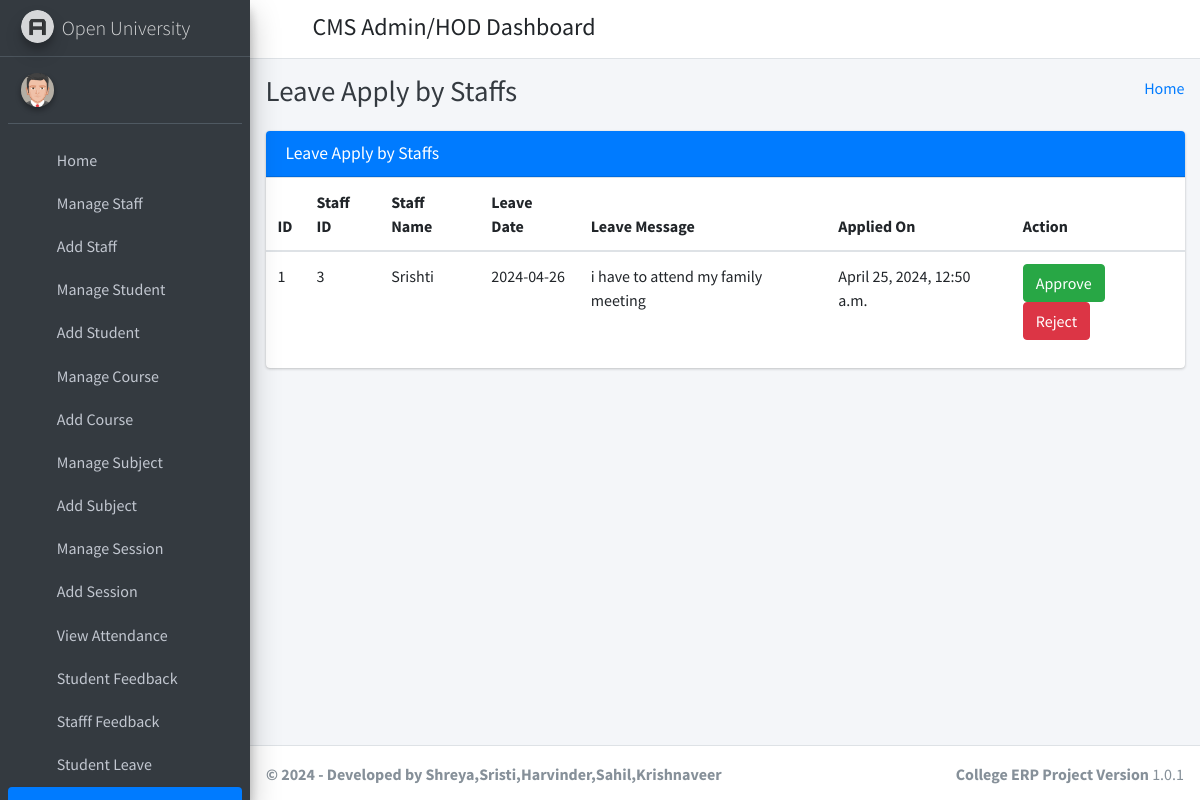
/staff_leave_view/ (signed in), run on the app's committed database.
### student_management_app/models.py (models this page shows)
class LeaveReportStaff(models.Model):
    id = models.AutoField(primary_key=True)
    staff_id = models.ForeignKey(Staffs, on_delete=models.CASCADE)
    leave_date = models.CharField(max_length=255)
    leave_message = models.TextField()
    leave_status = models.IntegerField(default=0)
    created_at = models.DateTimeField(auto_now_add=True)
    updated_at = models.DateTimeField(auto_now=True)
    objects = models.Manager()

class Staffs(models.Model):
    id = models.AutoField(primary_key=True)
    admin = models.OneToOneField(CustomUser, on_delete = models.CASCADE)
    address = models.TextField()
    created_at = models.DateTimeField(auto_now_add=True)
    updated_at = models.DateTimeField(auto_now=True)
    objects = models.Manager()

class CustomUser(AbstractUser):
    user_type_data = ((1, "HOD"), (2, "Staff"), (3, "Student"))
    user_type = models.CharField(default=1, choices=user_type_data, max_length=10)

### student_management_app/HodViews.py (the view)
# urls.py: path('staff_leave_view/', HodViews.staff_leave_view, name="staff_leave_view"),
def staff_leave_view(request):
    leaves = LeaveReportStaff.objects.all()
    context = {
        "leaves": leaves
    }
    return render(request, 'hod_template/staff_leave_view.html', context)

### student_management_app/LoginCheckMiddleWare.py (called while the page is built, shortened)
    def process_view(self, request, view_func, view_args, view_kwargs):
        modulename = view_func.__module__
        user = request.user
        if user.is_authenticated:
            if user.user_type == "1":
                if modulename == "student_management_app.HodViews":
                    pass
                elif modulename == "student_management_app.views" or modulename == "django.views.static":
                    pass
                else:
                    return redirect("admin_home")
            else:
                return redirect("login")
        else:
            if request.path == reverse("login") or request.path == reverse("doLogin"):
                pass
            else:
                return redirect("login")

### student_management_app/templates/hod_template/staff_leave_view.html (shortened to what this page needs)
{% extends 'hod_template/base_template.html' %}
{% block page_title %}
    Leave Apply by Staffs
{% endblock page_title %}
{% block main_content %}
{% load static %}
<section class="content">
        <div class="container-fluid">
            <div class="row">
                <div class="col-md-12">
                    <div class="card card-primary">
                        <div class="card-header">
                            <h3 class="card-title">Leave Apply by Staffs</h3>
                        </div>
                        <div class="table-responsive">
                            <table class="table">
                                <thead>
                                <tr>
                                    <th>ID</th>
                                    <th>Staff ID</th>
                                    <th>Staff Name</th>
                                    <th>Leave Date</th>
                                    <th>Leave Message</th>
                                    <th>Applied On</th>
                                    <th>Action</th>
                                </tr>
                                </thead>
                                {% for leave in leaves %}
                                <tbody>
                                <tr>
                                    <td>{{ leave.id }}</td>
                                    <td>{{ leave.staff_id.admin.id }}</td>
                                    <td>{{ leave.staff_id.admin.first_name }} {{ feedback.staff_id.admin.last_name }}</td>
                                    <td>{{ leave.leave_date }}</td>
                                    <td>{{ leave.leave_message }}</td>
                                    <td>{{ leave.created_at }}</td>
                                    <td>
                                        {% if leave.leave_status == 0 %}
                                            <a href="{% url 'staff_leave_approve' leave_id=leave.id %}" class="btn btn-success">Approve</a>
                                            <a href="{% url 'staff_leave_reject' leave_id=leave.id %}" class="btn btn-danger">Reject</a>
                                        {% elif leave.leave_status == 1 %}
                                            <button class="btn btn-warning" disabled="disabled">Approved</button>
                                        {% else %}
                                            <button class="btn btn-danger" disabled="disabled">Rejected</button>
                                        {% endif %}
                                    </td>
                                </tr>
                                </tbody>
                                {% endfor %}
                            </table>
                        </div>
                    </div>
                </div>
            </div>
        </div>
      </section>
  {% endblock main_content %}

### data on the page
LeaveReportStaff: id "1", staff_id.admin.id "3", staff_id.admin.first_name "Srishti", leave_date "2024-04-26", leave_message "i have to attend my family meeting", created_at "April 25, 2024, 12:50 a.m.", leave_status "Approve"
